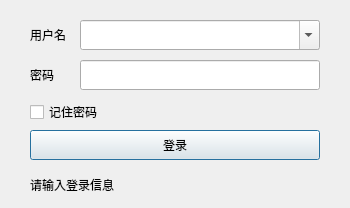
<?xml version="1.0" encoding="UTF-8"?>
<ui version="4.0">
 <class>login</class>
 <widget class="QDialog" name="login">
  <property name="geometry">
   <rect>
    <x>0</x>
    <y>0</y>
    <width>350</width>
    <height>208</height>
   </rect>
  </property>
  <property name="windowTitle">
   <string>多点远程超声 - 基层医生登录</string>
  </property>
  <property name="modal">
   <bool>false</bool>
  </property>
  <widget class="QLabel" name="userLabel">
   <property name="geometry">
    <rect>
     <x>30</x>
     <y>20</y>
     <width>50</width>
     <height>30</height>
    </rect>
   </property>
   <property name="text">
    <string>用户名</string>
   </property>
  </widget>
  <widget class="QLabel" name="passLabel">
   <property name="geometry">
    <rect>
     <x>30</x>
     <y>60</y>
     <width>50</width>
     <height>30</height>
    </rect>
   </property>
   <property name="text">
    <string>密码</string>
   </property>
  </widget>
  <widget class="QLineEdit" name="passLineEdit">
   <property name="geometry">
    <rect>
     <x>80</x>
     <y>60</y>
     <width>240</width>
     <height>30</height>
    </rect>
   </property>
   <property name="echoMode">
    <enum>QLineEdit::Password</enum>
   </property>
  </widget>
  <widget class="QPushButton" name="loginPushButton">
   <property name="geometry">
    <rect>
     <x>30</x>
     <y>130</y>
     <width>290</width>
     <height>30</height>
    </rect>
   </property>
   <property name="text">
    <string>登录</string>
   </property>
   <property name="default">
    <bool>true</bool>
   </property>
  </widget>
  <widget class="QLabel" name="statusLabel">
   <property name="geometry">
    <rect>
     <x>30</x>
     <y>170</y>
     <width>290</width>
     <height>30</height>
    </rect>
   </property>
   <property name="text">
    <string>请输入登录信息</string>
   </property>
  </widget>
  <widget class="QCheckBox" name="rememberCheckBox">
   <property name="geometry">
    <rect>
     <x>30</x>
     <y>97</y>
     <width>71</width>
     <height>30</height>
    </rect>
   </property>
   <property name="text">
    <string>记住密码</string>
   </property>
  </widget>
  <widget class="QComboBox" name="idComboBox">
   <property name="geometry">
    <rect>
     <x>80</x>
     <y>20</y>
     <width>240</width>
     <height>30</height>
    </rect>
   </property>
   <property name="editable">
    <bool>true</bool>
   </property>
  </widget>
 </widget>
 <layoutdefault spacing="6" margin="11"/>
 <tabstops>
  <tabstop>idComboBox</tabstop>
  <tabstop>passLineEdit</tabstop>
  <tabstop>rememberCheckBox</tabstop>
  <tabstop>loginPushButton</tabstop>
 </tabstops>
 <resources/>
 <connections/>
</ui>
